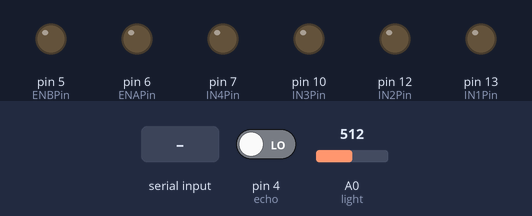
The sketch below on a simulated Arduino Uno, built with avr-gcc and run on an emulated ATmega328P. Shown: output pins drawn as LEDs (lit = HIGH). The test bench sets the inputs (shaded band); at power-on: pin 4 (echo) LOW, A0 (light) = 512. Pins used as bus, display or sensor lines are not drawn.

Above: at 1.2 s.
1.3 s: "w" received over the second serial link
At 2.4 s:
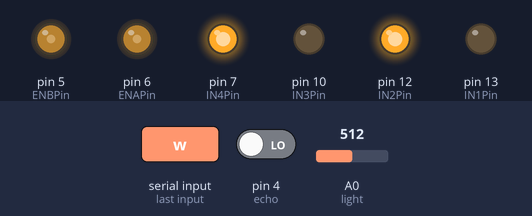
2.8 s: "i" received over the second serial link
At 4.9 s:
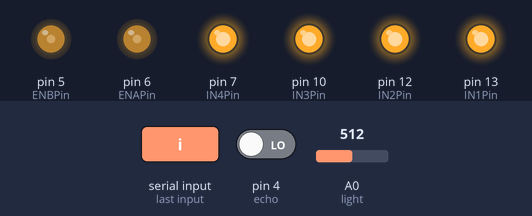
5.8 s: "o" received over the second serial link
At 6.9 s:
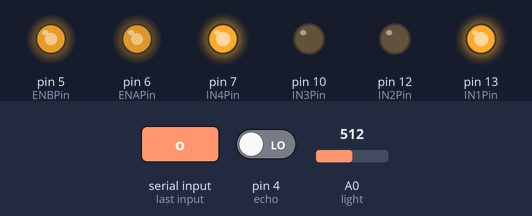
8.8 s: "d" received over the second serial link
At 11.6 s:
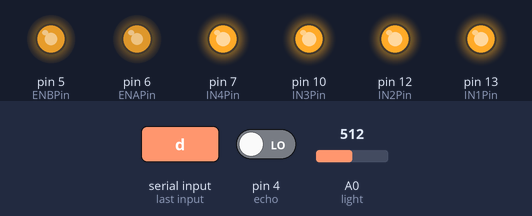
11.8 s: "e" received over the second serial link
At 12.8 s:
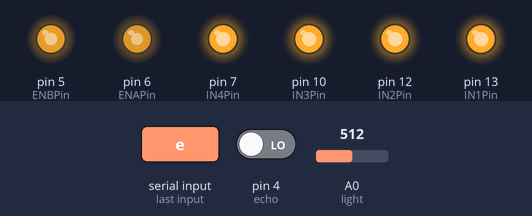
13.3 s: "s" received over the second serial link
At 13.9 s:
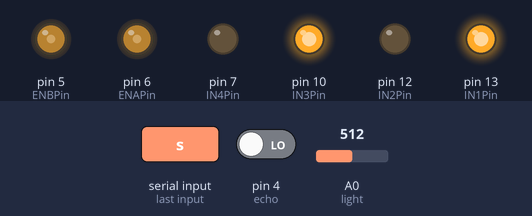
Timing chart, 0 to 15.8 s (numbered marks = the images above; inputs shaded):
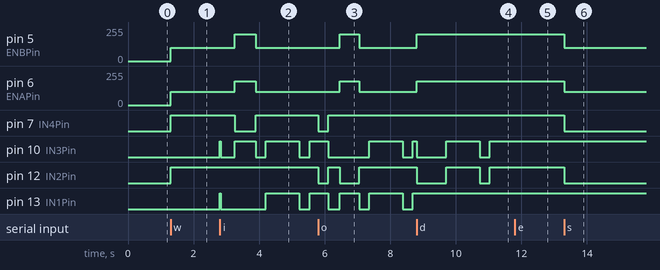

The sketch:

car_code.ino
```cpp
#include <SoftwareSerial.h>
#include <AltSoftSerial.h>
#define trig 11               // HC-SR04 trig
#define echo 4                // HC-SR04 echo
#define IN1Pin 13             // LOW일 때 우륜 전진
#define IN2Pin 12             // LOW일 때 우륜 후진
#define IN3Pin 10             // LOW일 때 좌륜 전진
#define IN4Pin 7              // LOW일 때 좌륜 후진
#define ENAPin 6              // PWM 가능한 pin (11, 10, 9, 6, 5, 3)
#define ENBPin 5              // PWM 가능한 pin (11, 10, 9, 6, 5, 3)
#define PWM_forward 100       // 전진, 후진 시 PWM
#define PWM_left 200          // 회전 시 좌륜 PWM, 일반적으로 좌륜에 더 많은 부하가 걸림
#define PWM_right 180         // 회전 시 우륜 PWM

                              // HC-05: 디지털키와 연결, HC-06: 주차장과 연결
SoftwareSerial hc06(2, 3);    // RX:2, TX:3
AltSoftSerial hc05;           // RX:8, TX:9, 10번 pin에서 PWM 못씀! 그냥 입출력은 가능
                              // AltSoftSerial은 write()에서 문제있음

char serial_data;             // Serial Monitor로부터 데이터 수신
char drive_status = 'x';      // drive()를 수행하는 값
char hc05_data;               // communicate.ino 참고
char hc06_data;
char old_hc05_data = 0;
char old_hc06_data = 0;

uint8_t time_to_go = 1;       // periodic_stop 참고
char old_drive_status = 'x';

uint32_t last_time;           // millis()가 4바이트 정수임
uint16_t stop_duration = 1000;// 정지 시간 [ms]
uint16_t move_duration = 300; // 움직이는 시간 [ms]

uint8_t act = 0;              // 진행상황; 0: 초기, 1: 진입, 2: 회전, 3: 주차, 4: 출차, 5: 회전, 6: 탈출

void setup(){
  pinMode(trig, OUTPUT);
  pinMode(echo, INPUT);
  Serial.begin(9600);
  hc06.begin(9600);
  hc05.begin(9600);
  pinMode(IN1Pin, OUTPUT);    // 각 핀에 대한 출력값 설정
  pinMode(IN2Pin, OUTPUT);
  pinMode(IN3Pin, OUTPUT);
  pinMode(IN4Pin, OUTPUT);
}

void loop(){
  communicate();
  debug();

  switch(act){

    // 1. 진입
    case 1:
      light_stop();
      us_stop();
      periodic_stop();
      break;

    // 2. 회전
    case 2:
      move(425, 'f');
      move(650, 'l');
      act += 1;
      drive('w');
      last_time = millis();
      break;

    // 3. 주차
    case 3:
      us_stop();
      periodic_stop();
      break;

    // 4. 출차
    case 4:
      light_stop();
      periodic_stop();
      break;

    // 5. 회전
    case 5:
      move(350,'f');
      move(600, 'r');
      act += 1;
      drive('w');
      last_time = millis();
      break;

    // 6. 탈출
    case 6:
      us_stop();
      periodic_stop();
      break;

    default:
      break;
  }
}

void debug(){
  // dist_measuring_debug();
  // Serial.print("drive_status: ");
  // Serial.println(drive_status);
  // Serial.print("act: ");
  // Serial.println(act);
}
```

communicate.ino
```cpp
// communicate(): HC-05와 HC-06(블루투스)에서 문자열을 읽어들인다.
// emergency_stop(): 차량을 정지시키고, act를 초기 상태로 초기화한다.

void communicate(){
  // hc05_data와 hc06_data에 수신 문자 저장, 기타 명령 수행

  while(hc05.available()){
    hc05_data = hc05.read();

    // hc05에서 읽어온 값이 중복되는 문자열일 경우, 처음 문자에만 반응한다.
    if(hc05_data != old_hc05_data){

      switch(hc05_data){

        // 주차 신호 'i'n
        case 'i':
          act = 1;                  // 1. 진입
          drive('w');               // 전진
          hc06.write('h');          // 주차장의 주차 감지 및 적외선 발산 활성화 (cf. parking_signal/parking_signal.ino)
          last_time = millis();     // periodic_stop() 시간 갱신
          break;

        // 출차 신호 'o'ut
        case 'o':
          act = 4;                  // 4. 출차
          drive('s');               // 후진
          delay(300);               // 주차장 적외선 거리 센서와 간섭 방지
          hc06.write('h');          // 주차장의 주차 감지 및 적외선 발산 활성화 (cf. parking_signal/parking_signal.ino)
          last_time = millis();     // periodic_stop() 시간 갱신
          break;

        // 긴급 정지 신호 'e'mergency
        case 'e':
          emergency_stop();
          break;

        // i, o, e가 아니라면
        default:
          drive(hc05_data);         // 레이싱 모드 (cf. remote_controller/remote_controller.ino)
          break;
      }

      old_hc05_data = hc05_data;    // 중복되는 문자열인지 확인하기 위해 현재 문자 저장
    }
  }

  while(hc06.available()){
    hc06_data = hc06.read();

    // hc06에서 읽어온 값이 중복되는 문자열일 경우, 처음 문자에만 반응한다.
    if(hc06_data != old_hc06_data){
      drive(hc06_data);
      old_hc06_data = hc06_data;
    }
  }

  // while(Serial.available()){
  //   serial_data = Serial.read();
  //   hc05.print(serial_data);
  //   hc06.print(serial_data);
  // }
}

void emergency_stop(){
  drive('x');                       // 차량 정지
  no_periodic();                    // periodic_stop() 비활성화
  act = 0;                          // 0. 초기
  hc06.write('0');                  // 주차장의 주차 감지 및 적외선 발산 비활성화 (cf. parking_signal/parking_signal.ino)
}
```

drive.ino
```cpp
// drive(): 입력 방향에 따라 차량을 영구적으로 움직인다. 같은 상태로 유지
// move(): 입력 방향과 시간에 따라 차량을 일시적으로 움직인다. 명령 수행 후 정지 상태로 변경.

void drive(char car_move){
  // 'a', 'd', 's', 'w'에 따라 차량 움직임

  switch(car_move){
    case 'w':
      analogWrite(ENAPin, PWM_forward);
      analogWrite(ENBPin, PWM_forward);
      digitalWrite(IN1Pin, LOW);
      digitalWrite(IN2Pin, HIGH);
      digitalWrite(IN3Pin, LOW);
      digitalWrite(IN4Pin, HIGH);
      break;
    case 's':
      analogWrite(ENAPin, PWM_forward);
      analogWrite(ENBPin, PWM_forward);
      digitalWrite(IN1Pin, HIGH);
      digitalWrite(IN2Pin, LOW);
      digitalWrite(IN3Pin, HIGH);
      digitalWrite(IN4Pin, LOW);
      break;
    case 'd':
      analogWrite(ENAPin, PWM_right);
      analogWrite(ENBPin, PWM_left);
      digitalWrite(IN1Pin, HIGH);
      digitalWrite(IN2Pin, LOW);
      digitalWrite(IN3Pin, LOW);
      digitalWrite(IN4Pin, HIGH);
      break;
    case 'a':
      analogWrite(ENAPin, PWM_right);
      analogWrite(ENBPin, PWM_left);
      digitalWrite(IN1Pin, LOW);
      digitalWrite(IN2Pin, HIGH);
      digitalWrite(IN3Pin, HIGH);
      digitalWrite(IN4Pin, LOW);
      break;
    case 'x':
      digitalWrite(IN1Pin, HIGH);
      digitalWrite(IN2Pin, HIGH);
      digitalWrite(IN3Pin, HIGH);
      digitalWrite(IN4Pin, HIGH);
      break;
    default:
      break;
  }

  drive_status = car_move;
}

void move(uint16_t move_time, char direction){
  // move_time[ms]만큼 direction(r, l) 방향으로 회전 또는 direction(f, b) 방향으로 전후진

  switch(direction){
    case 'r':
      drive('d');
      break;
    case 'l':
      drive('a');
      break;
    case 'f':
      drive('w');
      break;
    case 'b':
      drive('s');
      break;
    default:
      break;
  }

  delay(move_time);
  drive('x');
}
```

light_stop.ino
```cpp
// light_stop(): 적외선 센서의 값이 일정 이상이면 차량 정지, 다음 act로 진행.

void light_stop(){
  uint16_t lightpower;
  lightpower = analogRead(A0);

  // 만약 적외선 센서가 주차장 적외선 LED에 일정 이상 가까워지면
  if(lightpower >= 100){
    drive('x');                       // 정지
    no_periodic();                    // periodic_stop() 비활성화
    act += 1;                         // 다음 act로 진행
  }

  // Serial.print("light: ");
  // Serial.println(lightpower);
}
```

periodic_stop.ino
```cpp
// periodic_stop(): 차량을 일정 시간동안 정지, 일정 시간동안 운행을 번갈아 하도록 조정.
// no_periodic(): periodic_stop()을 비활성화

void periodic_stop(){
  uint32_t current_time = millis();     // 지금 시간 측정
  uint16_t duration;

  // 운동 상태
  if(time_to_go){
    duration = move_duration;

  // 정지 상태
  }else{
    duration = stop_duration;
  }

  // 그동안 흐른 시간이 duration이면
  if((current_time - last_time) >= duration){

    // 지금 멈춰있는 상태면
    if(drive_status == 'x'){
      drive(old_drive_status);          // 이전 운동 상태로 움직임
      time_to_go = 1;                   // 다음에는 move_duration으로

    // 지금 움직이는 상태면
    }else{
      old_drive_status = drive_status;  // 현재 운동 상태 저장
      drive('x');                       // 정지
      time_to_go = 0;                   // 다음에는 stop_duration으로
    }

    last_time = current_time;           // 시간 갱신
  }
}

void no_periodic(){
  old_drive_status = 'x';               // 앞으로 움직이지 않도록
  time_to_go = 1;                       // 다음 이동을 위해 move_duration으로 저장
  old_hc05_data = 0;                    // hc05 데이터 읽을 준비
}
```

us_stop.ino
```cpp
// us_stop(): 거리가 일정 미만이면 정지한다.
// dist_measure(): HC-SR04로 거리를 측정해 반환한다.
// dist_measuring_debug(): 거리 측정 디버깅용

void us_stop(){
  float distance;
  distance = dist_measure();

  if((distance < 5) && (distance > 1)){     // 가급적 3cm미만까지 내리지 말 것
    drive('x');
    no_periodic();
  }
}

float dist_measure(){
  // 거리를 측정해 [cm]로 반환
  float time_intvl, distance;               // 초음파 센서 시간 간격, 거리
  digitalWrite(trig,LOW);
  delay(2);
  digitalWrite(trig,HIGH);
  delay(10);
  digitalWrite(trig,LOW);
  time_intvl = pulseIn(echo, HIGH, 10000);  // 10ms이상 echo가 1로 안바뀌면 0 반환
  distance = ((340*time_intvl)/10000)/2;    // 거리 = 음속*시간/2
  return distance;
}

void dist_measuring_debug(){
  Serial.print(dist_measure());
  Serial.println("cm");
}
```

Measured:
- after the input at 1.3 s, pin 5 (ENBPin), pin 6 (ENAPin): 0/255 → 100/255 at once; pin 7 (IN4Pin), pin 12 (IN2Pin): LOW → HIGH at once
- after the input at 2.8 s, pin 5 (ENBPin): 100/255 → 200/255 after 0.45 s, → 100/255 0.65 s later; pin 6 (ENAPin): 100/255 → 180/255 after 0.45 s, → 100/255 0.65 s later
- after the input at 5.8 s, pin 5 (ENBPin): 100/255 → 200/255 after 0.65 s, → 100/255 0.60 s later; pin 6 (ENAPin): 100/255 → 180/255 after 0.65 s, → 100/255 0.60 s later; pin 7 (IN4Pin): HIGH → LOW at once, → HIGH 0.30 s later; pin 12 (IN2Pin): HIGH → LOW at once, → HIGH 0.30 s later, → LOW 0.35 s later, → HIGH 0.60 s later
- after the input at 8.8 s, pin 5 (ENBPin): 100/255 → 200/255 at once; pin 6 (ENAPin): 100/255 → 180/255 at once; pin 12 (IN2Pin): HIGH → LOW at once, → HIGH 0.91 s later, → LOW 1.0 s later, → HIGH 0.31 s later; pin 13 (IN1Pin): stops changing and stays HIGH
- after the input at 11.8 s, pin 10 (IN3Pin), pin 12 (IN2Pin): stays HIGH (without the input it goes to LOW after 0.26 s)
- after the input at 13.3 s, pin 5 (ENBPin): 200/255 → 100/255 at once; pin 6 (ENAPin): 180/255 → 100/255 at once; pin 7 (IN4Pin), pin 12 (IN2Pin): HIGH → LOW at once
